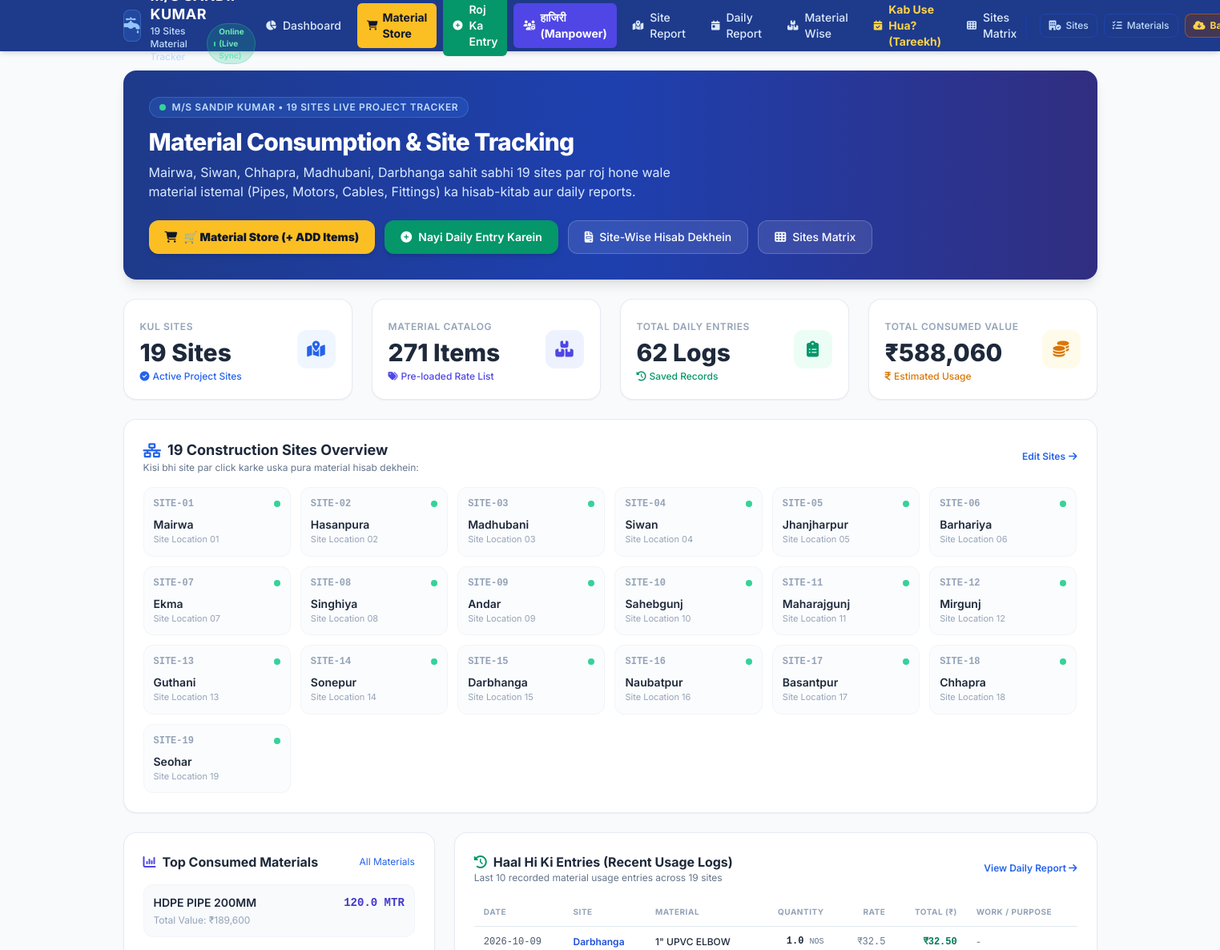
Before: / (upper part) with the older database file.
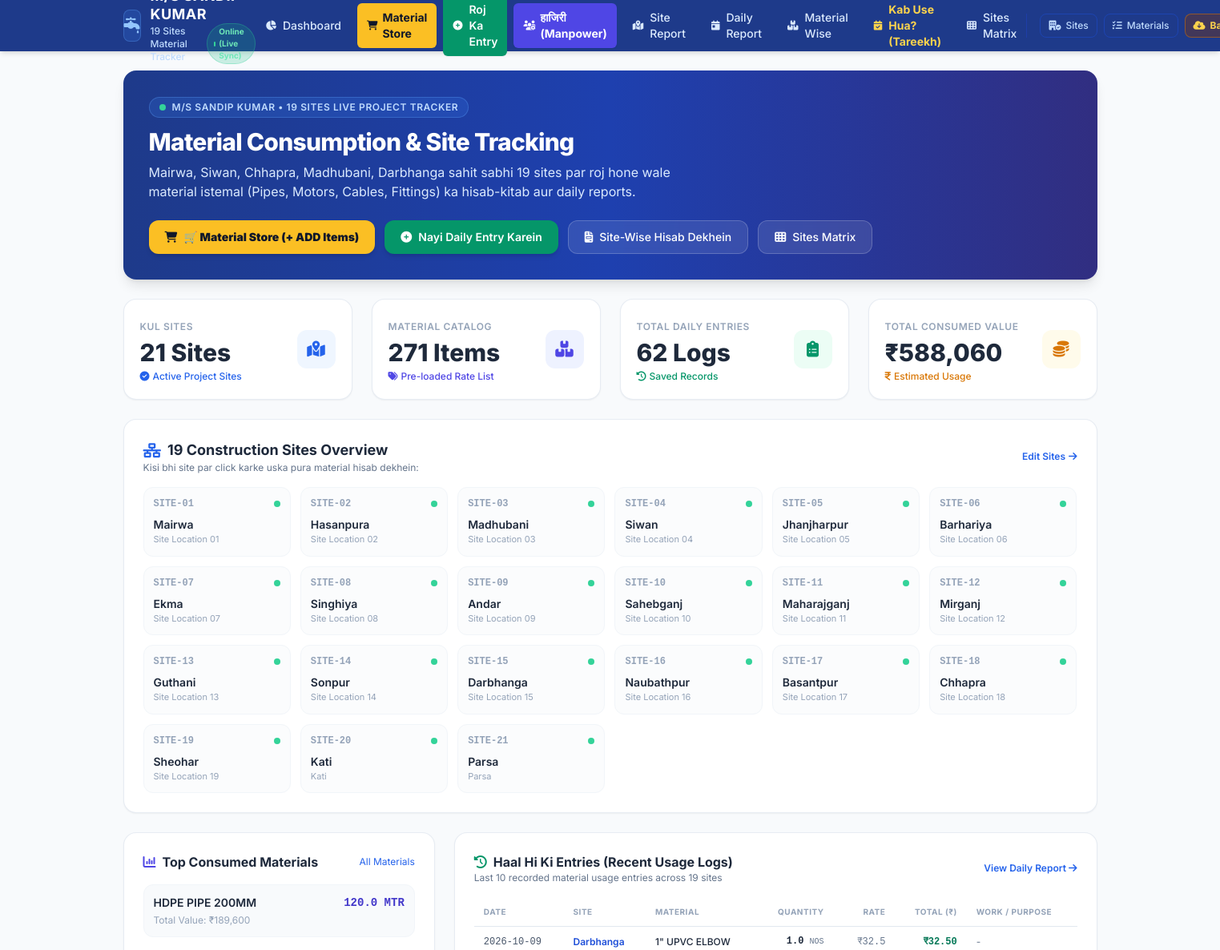
After: the same page with the newer database file.
### tables this page shows
CREATE TABLE sites (
        id INTEGER PRIMARY KEY AUTOINCREMENT,
        code TEXT UNIQUE NOT NULL,
        name TEXT NOT NULL,
        location TEXT,
        supervisor TEXT,
        contact TEXT,
        status TEXT DEFAULT 'Active',
        created_at TIMESTAMP DEFAULT CURRENT_TIMESTAMP
    , incharge TEXT, incharge_phone TEXT);

CREATE TABLE materials (
        id INTEGER PRIMARY KEY AUTOINCREMENT,
        name TEXT UNIQUE NOT NULL,
        unit TEXT NOT NULL,
        rate REAL DEFAULT 0.0,
        category TEXT,
        created_at TIMESTAMP DEFAULT CURRENT_TIMESTAMP
    , image_url TEXT);

CREATE TABLE daily_consumption (
        id INTEGER PRIMARY KEY AUTOINCREMENT,
        site_id INTEGER NOT NULL,
        material_id INTEGER NOT NULL,
        usage_date TEXT NOT NULL,
        quantity REAL NOT NULL,
        rate REAL NOT NULL,
        total_amount REAL NOT NULL,
        purpose TEXT,
        entered_by TEXT,
        remarks TEXT,
        created_at TIMESTAMP DEFAULT CURRENT_TIMESTAMP,
        FOREIGN KEY(site_id) REFERENCES sites(id) ON DELETE CASCADE,
        FOREIGN KEY(material_id) REFERENCES materials(id) ON DELETE RESTRICT
    );

### app.py (the view)
@app.route("/")
def dashboard():
    stats = database.get_dashboard_stats()
    sites = database.get_all_sites()
    return render_template("dashboard.html", stats=stats, sites=sites)

### app.py (called while the page is built)
@app.context_processor
def inject_common():
    return {
        "current_date": datetime.date.today().strftime("%Y-%m-%d"),
        "now_year": datetime.date.today().year
    }

@app.after_request
def add_cors_headers(response):
    response.headers["Access-Control-Allow-Origin"] = "*"
    response.headers["Access-Control-Allow-Methods"] = "GET, POST, OPTIONS"
    response.headers["Access-Control-Allow-Headers"] = "Content-Type"
    return response

### database.py (called while the page is built)
def get_db():
    conn = sqlite3.connect(DB_PATH)
    conn.row_factory = sqlite3.Row
    return conn

def get_all_sites():
    conn = get_db()
    cursor = conn.cursor()
    cursor.execute("SELECT * FROM sites ORDER BY id ASC")
    sites = [dict(row) for row in cursor.fetchall()]
    conn.close()
    return sites

### templates/dashboard.html (shortened to what the changed rows need)
{% extends "base.html" %}
{% block content %}
<div class="space-y-6">
    <div class="bg-gradient-to-r from-brand-900 via-blue-800 to-indigo-900 rounded-2xl p-6 sm:p-8 text-white shadow-lg relative overflow-hidden">
        <div class="relative z-10">
            <h1 class="text-2xl sm:text-3xl font-extrabold tracking-tight">Material Consumption & Site Tracking</h1>
        </div>
    </div>
    <div class="grid grid-cols-2 lg:grid-cols-4 gap-4 sm:gap-6">
        <div class="bg-white rounded-2xl p-5 border border-slate-200/80 shadow-sm flex items-center justify-between">
            <div>
                <span class="text-xs font-semibold text-slate-400 uppercase tracking-wider">Kul Sites</span>
                <p class="text-2xl sm:text-3xl font-extrabold text-slate-800 mt-1">{{ stats.total_sites }} Sites</p>
                <span class="text-xs text-blue-600 font-medium flex items-center gap-1 mt-1">
                    <i class="fa-solid fa-circle-check text-xs"></i> Active Project Sites
                </span>
            </div>
        </div>
    </div>
    <div class="bg-white rounded-2xl p-6 border border-slate-200/80 shadow-sm">
        <div class="flex items-center justify-between mb-4">
            <div>
                <h2 class="text-lg font-bold text-slate-800 flex items-center gap-2">
                    <i class="fa-solid fa-network-wired text-blue-600"></i>
                    19 Construction Sites Overview
                </h2>
            </div>
        </div>
        <div class="grid grid-cols-2 sm:grid-cols-3 md:grid-cols-4 lg:grid-cols-6 gap-3">
            {% for site in sites %}
            <a href="{{ url_for('site_report', site_id=site.id) }}" class="group p-3 rounded-xl border border-slate-100 hover:border-blue-400 bg-slate-50/50 hover:bg-blue-50/50 transition duration-150 flex flex-col justify-between">
                <div class="flex items-center justify-between">
                    <span class="text-xs font-mono font-bold text-slate-400 group-hover:text-blue-600">{{ site.code }}</span>
                    <span class="w-2 h-2 rounded-full bg-emerald-400"></span>
                </div>
                <div class="mt-2">
                    <p class="text-sm font-semibold text-slate-800 group-hover:text-blue-700 truncate">{{ site.name }}</p>
                    <p class="text-[11px] text-slate-400 truncate">{{ site.location or 'Active' }}</p>
                </div>
            </a>
            {% endfor %}
        </div>
    </div>
    <div class="grid grid-cols-1 lg:grid-cols-3 gap-6">
        <div class="bg-white rounded-2xl p-6 border border-slate-200/80 shadow-sm flex flex-col justify-between">
            <div>
                <div class="flex items-center justify-between mb-4">
                    <h2 class="text-base font-bold text-slate-800 flex items-center gap-2">
                        <i class="fa-solid fa-chart-column text-indigo-600"></i>
                        Top Consumed Materials
                    </h2>
                </div>
                <div class="space-y-4">
                    {% for mat in stats.top_materials %}
                    <div class="p-3 rounded-xl bg-slate-50 border border-slate-100 hover:bg-indigo-50/30 transition">
                        <div class="flex items-center justify-between text-sm">
                            <span class="font-semibold text-slate-800 truncate pr-2">{{ mat.name }}</span>
                            <span class="font-mono font-bold text-indigo-700 whitespace-nowrap">{{ mat.total_qty }} {{ mat.unit }}</span>
                        </div>
                        <div class="flex items-center justify-between text-xs text-slate-400 mt-1">
                            <span>Total Value: ₹{{ "{:,.0f}".format(mat.total_val) }}</span>
                        </div>
                    </div>
                    {% else %}
                    <p class="text-xs text-slate-400 py-4 text-center">Abhi tak koi material use log nahi hua hai.</p>
                    {% endfor %}
                </div>
            </div>
        </div>
        <div class="lg:col-span-2 bg-white rounded-2xl p-6 border border-slate-200/80 shadow-sm">
            <div class="flex items-center justify-between mb-4">
                <div>
                    <h2 class="text-base font-bold text-slate-800 flex items-center gap-2">
                        <i class="fa-solid fa-clock-rotate-left text-emerald-600"></i>
                        Haal Hi Ki Entries (Recent Usage Logs)
                    </h2>
                </div>
            </div>
            <div class="overflow-x-auto">
                <table class="w-full text-left text-xs border-collapse">
                    <thead>
                        <tr class="border-b border-slate-200 text-slate-400 uppercase text-[10px] tracking-wider font-semibold">
                            <th class="py-2.5 px-3">Date</th>
                            <th class="py-2.5 px-3">Site</th>
                            <th class="py-2.5 px-3">Material</th>
                            <th class="py-2.5 px-3 text-right">Quantity</th>
                            <th class="py-2.5 px-3 text-right">Rate</th>
                            <th class="py-2.5 px-3 text-right">Total (₹)</th>
                            <th class="py-2.5 px-3">Work / Purpose</th>
                        </tr>
                    </thead>
                    <tbody class="divide-y divide-slate-100 text-slate-700">
                        {% for entry in stats.recent_entries %}
                        <tr class="hover:bg-slate-50/80 transition">
                            <td class="py-2.5 px-3 font-mono font-medium text-slate-600 whitespace-nowrap">{{ entry.usage_date }}</td>
                            <td class="py-2.5 px-3 font-semibold text-blue-700 whitespace-nowrap">
                                <a href="{{ url_for('site_report', site_id=entry.site_id) }}" class="hover:underline">
                                    {{ entry.site_name }}
                                </a>
                            </td>
                            <td class="py-2.5 px-3 font-medium text-slate-800">{{ entry.material_name }}</td>
                            <td class="py-2.5 px-3 text-right font-mono font-bold text-slate-800 whitespace-nowrap">
                                {{ entry.quantity }} <span class="text-[10px] text-slate-500 font-normal">{{ entry.material_unit }}</span>
                            </td>
                            <td class="py-2.5 px-3 text-right font-mono text-slate-500 whitespace-nowrap">₹{{ entry.rate }}</td>
                            <td class="py-2.5 px-3 text-right font-mono font-bold text-emerald-700 whitespace-nowrap">₹{{ "{:,.2f}".format(entry.total_amount) }}</td>
                            <td class="py-2.5 px-3 text-slate-500 max-w-xs truncate">{{ entry.purpose or '-' }}</td>
                        </tr>
                        {% else %}
                        <tr>
                            <td colspan="7" class="py-8 text-center text-slate-400">Koi entry nahi mili. Nayi entry add karein.</td>
                        </tr>
                        {% endfor %}
                    </tbody>
                </table>
            </div>
        </div>
    </div>
</div>
{% endblock %}

Changed rows visible on the page:
changed sites "SITE-10": name "Sahebgunj" → "Sahebganj"
changed sites "SITE-11": name "Maharajgunj" → "Maharajganj"
changed sites "SITE-12": name "Mirgunj" → "Mirganj"
changed sites "SITE-14": name "Sonepur" → "Sonpur"
changed sites "SITE-16": name "Naubatpur" → "Naubathpur"
changed sites "SITE-19": name "Seohar" → "Sheohar"
added sites: code "SITE-20", name "Kati", location "Kati"
added sites: code "SITE-21", name "Parsa", location "Parsa"
Other visible differences:
{{ stats.total_sites }}: "19" → "21"
